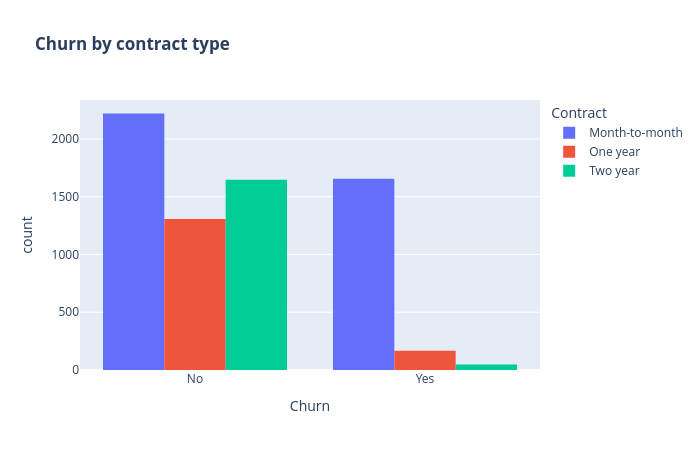
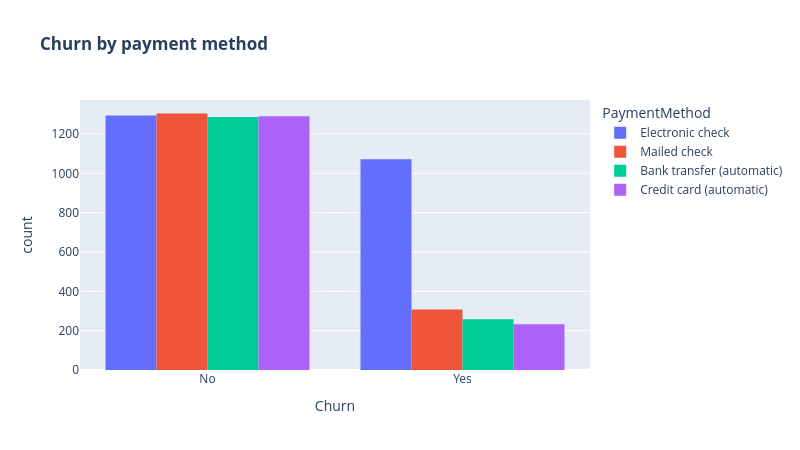

The code cell stored with these charts, in order, in its notebook:
### Code cell
fig = px.histogram(eda, x="Churn", color="Contract", barmode="group", title="<b>Churn by contract type</b>")
fig.update_layout(width=700, height=450, bargap=0.2); fig.show()

fig = px.histogram(eda, x="Churn", color="PaymentMethod", barmode="group", title="<b>Churn by payment method</b>")
fig.update_layout(width=800, height=450, bargap=0.2); fig.show()

### Figure 1 — Plotly figure (JSON) as saved in the notebook; plotly's stock layout.template omitted (floating-point values rounded to 4 significant figures; data arrays with more than 128 entries replaced by an {"elided": "..."} marker saying what was removed)
{"data": [{"alignmentgroup": "True", "bingroup": "x", "hovertemplate": "Contract=Month-to-month<br>Churn=%{x}<br>count=%{y}<extra></extra>", "legendgroup": "Month-to-month", "marker": {"color": "#636efa", "pattern": {"shape": ""}}, "name": "Month-to-month", "offsetgroup": "Month-to-month", "orientation": "v", "showlegend": true, "type": "histogram", "x": {"elided": "3875 str values"}, "xaxis": "x", "yaxis": "y"}, {"alignmentgroup": "True", "bingroup": "x", "hovertemplate": "Contract=One year<br>Churn=%{x}<br>count=%{y}<extra></extra>", "legendgroup": "One year", "marker": {"color": "#EF553B", "pattern": {"shape": ""}}, "name": "One year", "offsetgroup": "One year", "orientation": "v", "showlegend": true, "type": "histogram", "x": {"elided": "1473 str values"}, "xaxis": "x", "yaxis": "y"}, {"alignmentgroup": "True", "bingroup": "x", "hovertemplate": "Contract=Two year<br>Churn=%{x}<br>count=%{y}<extra></extra>", "legendgroup": "Two year", "marker": {"color": "#00cc96", "pattern": {"shape": ""}}, "name": "Two year", "offsetgroup": "Two year", "orientation": "v", "showlegend": true, "type": "histogram", "x": {"elided": "1695 str values"}, "xaxis": "x", "yaxis": "y"}], "layout": {"bargap": 0.2, "barmode": "group", "height": 450, "legend": {"title": {"text": "Contract"}, "tracegroupgap": 0}, "title": {"text": "<b>Churn by contract type</b>"}, "width": 700, "xaxis": {"anchor": "y", "domain": [0, 1], "title": {"text": "Churn"}}, "yaxis": {"anchor": "x", "domain": [0, 1], "title": {"text": "count"}}}}

### Figure 2 — Plotly figure (JSON) as saved in the notebook; plotly's stock layout.template omitted (floating-point values rounded to 4 significant figures; data arrays with more than 128 entries replaced by an {"elided": "..."} marker saying what was removed)
{"data": [{"alignmentgroup": "True", "bingroup": "x", "hovertemplate": "PaymentMethod=Electronic check<br>Churn=%{x}<br>count=%{y}<extra></extra>", "legendgroup": "Electronic check", "marker": {"color": "#636efa", "pattern": {"shape": ""}}, "name": "Electronic check", "offsetgroup": "Electronic check", "orientation": "v", "showlegend": true, "type": "histogram", "x": {"elided": "2365 str values"}, "xaxis": "x", "yaxis": "y"}, {"alignmentgroup": "True", "bingroup": "x", "hovertemplate": "PaymentMethod=Mailed check<br>Churn=%{x}<br>count=%{y}<extra></extra>", "legendgroup": "Mailed check", "marker": {"color": "#EF553B", "pattern": {"shape": ""}}, "name": "Mailed check", "offsetgroup": "Mailed check", "orientation": "v", "showlegend": true, "type": "histogram", "x": {"elided": "1612 str values"}, "xaxis": "x", "yaxis": "y"}, {"alignmentgroup": "True", "bingroup": "x", "hovertemplate": "PaymentMethod=Bank transfer (automatic)<br>Churn=%{x}<br>count=%{y}<extra></extra>", "legendgroup": "Bank transfer (automatic)", "marker": {"color": "#00cc96", "pattern": {"shape": ""}}, "name": "Bank transfer (automatic)", "offsetgroup": "Bank transfer (automatic)", "orientation": "v", "showlegend": true, "type": "histogram", "x": {"elided": "1544 str values"}, "xaxis": "x", "yaxis": "y"}, {"alignmentgroup": "True", "bingroup": "x", "hovertemplate": "PaymentMethod=Credit card (automatic)<br>Churn=%{x}<br>count=%{y}<extra></extra>", "legendgroup": "Credit card (automatic)", "marker": {"color": "#ab63fa", "pattern": {"shape": ""}}, "name": "Credit card (automatic)", "offsetgroup": "Credit card (automatic)", "orientation": "v", "showlegend": true, "type": "histogram", "x": {"elided": "1522 str values"}, "xaxis": "x", "yaxis": "y"}], "layout": {"bargap": 0.2, "barmode": "group", "height": 450, "legend": {"title": {"text": "PaymentMethod"}, "tracegroupgap": 0}, "title": {"text": "<b>Churn by payment method</b>"}, "width": 800, "xaxis": {"anchor": "y", "domain": [0, 1], "title": {"text": "Churn"}}, "yaxis": {"anchor": "x", "domain": [0, 1], "title": {"text": "count"}}}}
